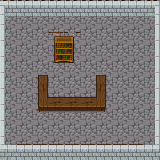

Tiled map render using the project's own tile images. Description and the map definition, with tile-layer contents summarised, below:
An orthogonal 10x10 tile map with 16x16 px tiles, 2 tile layers (Ground, Stuff), 3 tilesets and 3 objects (item, door, playerStart).

<map version="1.0" orientation="orthogonal" renderorder="right-down" width="10" height="10" tilewidth="16" tileheight="16" nextobjectid="6">
 <tileset firstgid="1" name="indoor RPG baseline" tilewidth="16" tileheight="16">
  <image source="../indoor_RPG_baseline/tilesetformattedupdate1.png" width="112" height="192" />
 </tileset>
 <tileset firstgid="85" source="happyland.tsx" />
 <tileset firstgid="181" source="../PST/PostSovietTile.tsx" />
 <layer name="Ground" width="10" height="10">
  <data>[100 cells, 100 non-empty, 1 distinct tile ids]</data>
 </layer>
 <layer name="Stuff" width="10" height="10">
  <data>[100 cells, 65 non-empty, 21 distinct tile ids]</data>
 </layer>
 <objectgroup name="Objects">
  <object id="1" type="item" gid="50" x="65.5" y="96.5">
   <properties>
    <property name="Sprite" value="axe" />
   </properties>
  </object>
  <object id="2" type="door" gid="194" x="80" y="161">
   <properties>
    <property name="Sprite" value="brickDoor" />
   </properties>
  </object>
  <object id="4" type="playerStart" gid="7" x="80.5" y="143" />
 </objectgroup>
</map>
